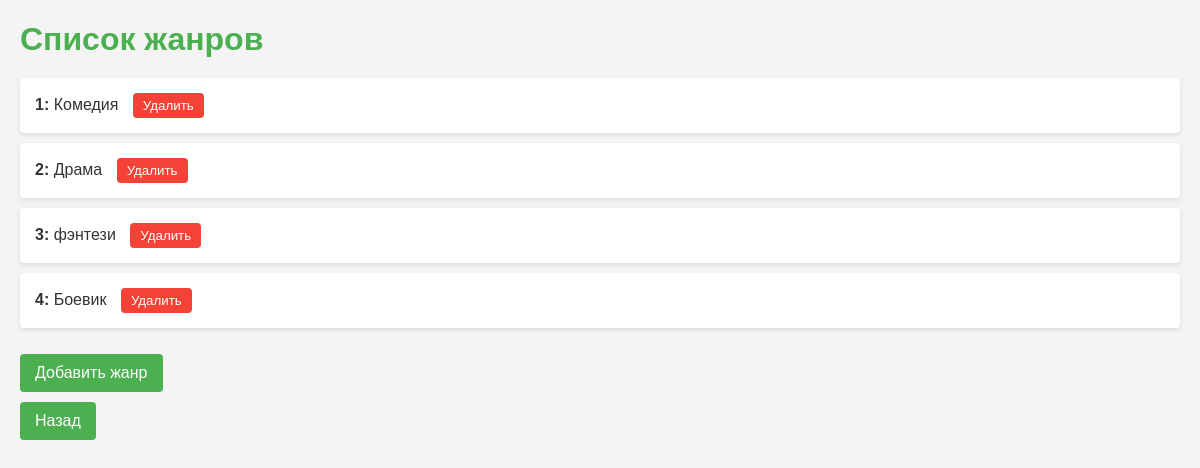
The page /genres/ on the database its author committed.
### app/models.py (models this page shows, shortened)
class Genre(models.Model):
    name = models.CharField(max_length=50, unique=True)

### app/views.py (the view)
# urls.py: path('genres/', GenreListView.as_view(), name='genre_list'),
class GenreListView(ListView):
    model = Genre
    template_name = 'genre_list.html'
    context_object_name = 'genres'

### templates/genre_list.html (shortened to what this page needs)
<!DOCTYPE html>
<html lang="ru">
<head>
</head>
<body>
    <h1>Список жанров</h1>
    <ul>
        {% for genre in genres %}
            <li>
                <strong>{{ forloop.counter }}:</strong> {{ genre.name }}
                <form action="{% url 'genre_delete' genre.id %}" method="post" style="display:inline;" onsubmit="return confirmDelete();">
                    <button type="submit">Удалить</button>
                </form>
            </li>
        {% empty %}
            <li>Жанров пока нет</li>
        {% endfor %}
    </ul>
    <a href="{% url 'genre_create' %}">Добавить жанр</a>
    <br>
    <a href="{% url 'index' %}">Назад</a>
</body>
</html>

### templates/genre_list.html (style rules this page uses)
body { font-family: Arial, sans-serif; margin: 20px; background-color: #f4f4f4; color: #333; }
h1 { margin-bottom: 20px; color: #4CAF50; }
ul { list-style-type: none; padding: 0; }
li { background-color: white; padding: 15px; margin-bottom: 10px; border-radius: 4px; box-shadow: 0 2px 5px rgba(0, 0, 0, 0.1); }
a { display: inline-block; margin-top: 10px; padding: 10px 15px; background-color: #4CAF50; color: white; text-decoration: none; border-radius: 4px; }
button { display: inline-block; margin-left: 10px; padding: 5px 10px; background-color: #f44336; color: white; border: none; border-radius: 4px; cursor: pointer; }

### rows shown on the page
Genre: name "Комедия"
Genre: name "Драма"
Genre: name "фэнтези"
Genre: name "Боевик"
